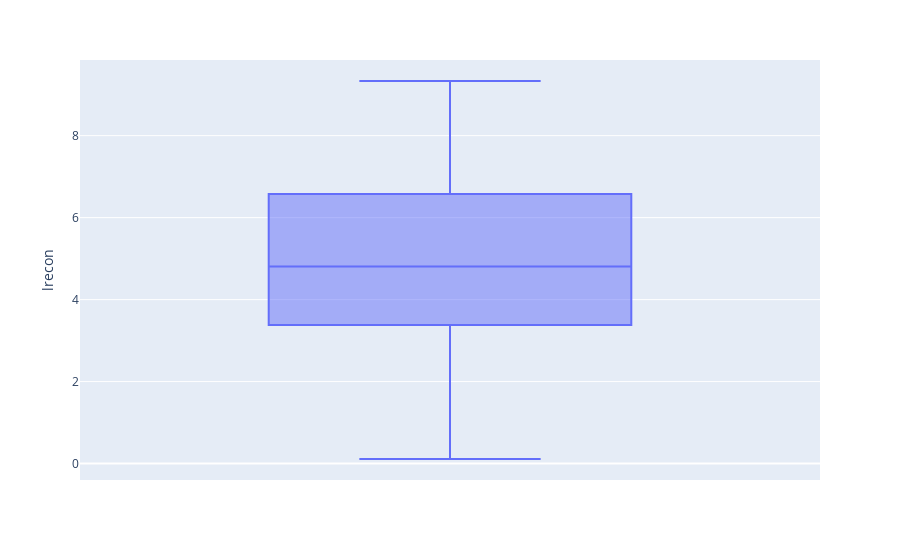
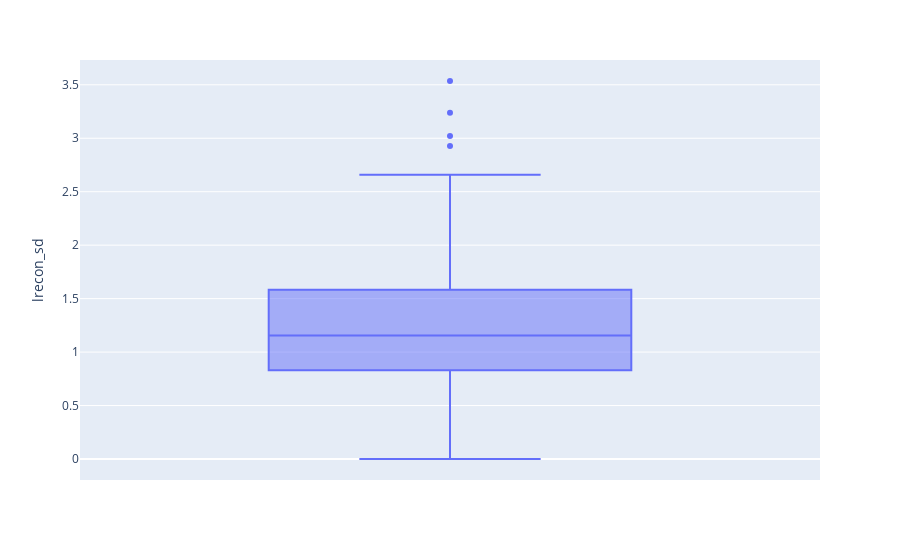
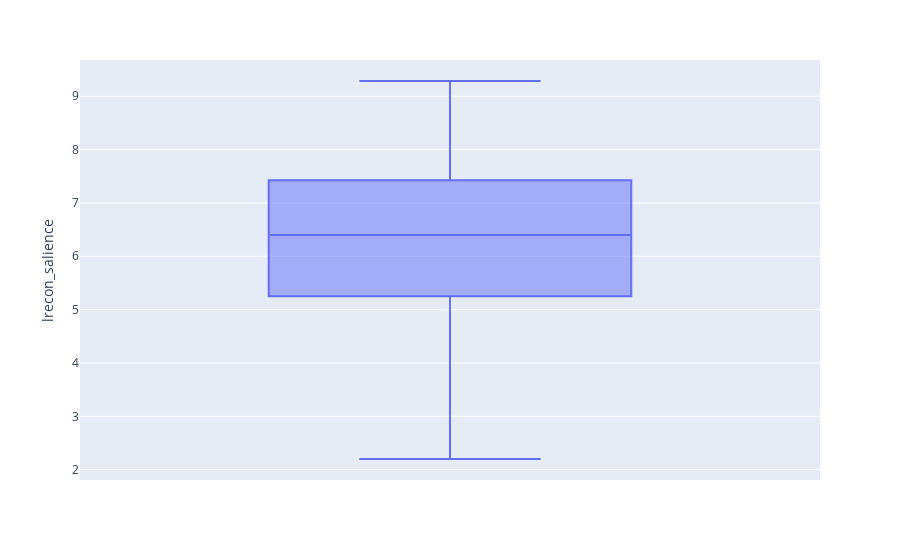
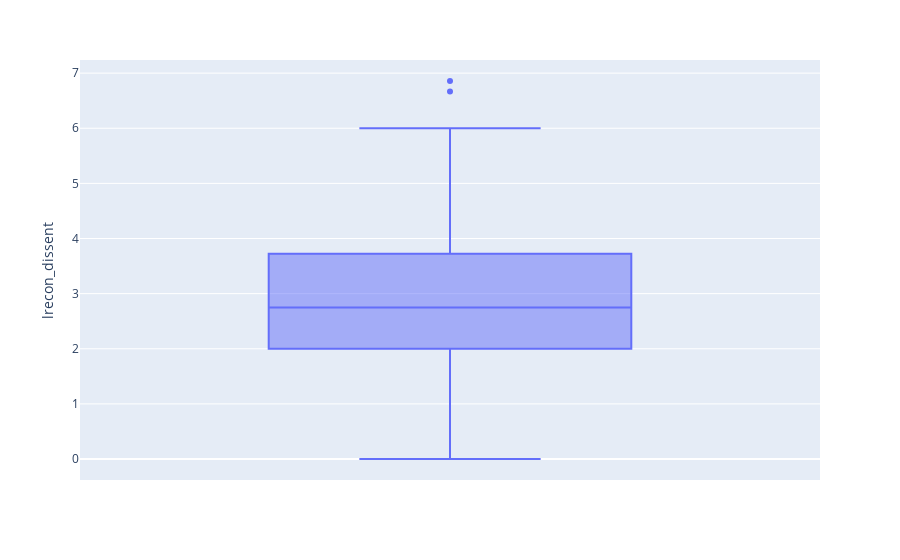

Write notebook code for charts like these, in order.
### Code cell
import plotly.express as px

for i in economic:
    fig = px.box(df, y=i)
    fig.show()

### Figure 1 — Plotly figure (JSON) as saved in the notebook; plotly's stock layout.template omitted (floating-point values rounded to 4 significant figures; data arrays with more than 128 entries replaced by an {"elided": "..."} marker saying what was removed)
{"data": [{"alignmentgroup": "True", "hovertemplate": "lrecon=%{y}<extra></extra>", "legendgroup": "", "marker": {"color": "#636efa"}, "name": "", "notched": false, "offsetgroup": "", "orientation": "v", "showlegend": false, "type": "box", "x0": " ", "xaxis": "x", "y": {"elided": "247 float values"}, "y0": " ", "yaxis": "y"}], "layout": {"boxmode": "group", "legend": {"tracegroupgap": 0}, "margin": {"t": 60}, "xaxis": {"anchor": "y", "domain": [0, 1]}, "yaxis": {"anchor": "x", "domain": [0, 1], "title": {"text": "lrecon"}}}}

### Figure 2 — Plotly figure (JSON) as saved in the notebook; plotly's stock layout.template omitted (floating-point values rounded to 4 significant figures; data arrays with more than 128 entries replaced by an {"elided": "..."} marker saying what was removed)
{"data": [{"alignmentgroup": "True", "hovertemplate": "lrecon_sd=%{y}<extra></extra>", "legendgroup": "", "marker": {"color": "#636efa"}, "name": "", "notched": false, "offsetgroup": "", "orientation": "v", "showlegend": false, "type": "box", "x0": " ", "xaxis": "x", "y": {"elided": "247 float values"}, "y0": " ", "yaxis": "y"}], "layout": {"boxmode": "group", "legend": {"tracegroupgap": 0}, "margin": {"t": 60}, "xaxis": {"anchor": "y", "domain": [0, 1]}, "yaxis": {"anchor": "x", "domain": [0, 1], "title": {"text": "lrecon_sd"}}}}

### Figure 3 — Plotly figure (JSON) as saved in the notebook; plotly's stock layout.template omitted (floating-point values rounded to 4 significant figures; data arrays with more than 128 entries replaced by an {"elided": "..."} marker saying what was removed)
{"data": [{"alignmentgroup": "True", "hovertemplate": "lrecon_salience=%{y}<extra></extra>", "legendgroup": "", "marker": {"color": "#636efa"}, "name": "", "notched": false, "offsetgroup": "", "orientation": "v", "showlegend": false, "type": "box", "x0": " ", "xaxis": "x", "y": {"elided": "247 float values"}, "y0": " ", "yaxis": "y"}], "layout": {"boxmode": "group", "legend": {"tracegroupgap": 0}, "margin": {"t": 60}, "xaxis": {"anchor": "y", "domain": [0, 1]}, "yaxis": {"anchor": "x", "domain": [0, 1], "title": {"text": "lrecon_salience"}}}}

### Figure 4 — Plotly figure (JSON) as saved in the notebook; plotly's stock layout.template omitted (floating-point values rounded to 4 significant figures; data arrays with more than 128 entries replaced by an {"elided": "..."} marker saying what was removed)
{"data": [{"alignmentgroup": "True", "hovertemplate": "lrecon_dissent=%{y}<extra></extra>", "legendgroup": "", "marker": {"color": "#636efa"}, "name": "", "notched": false, "offsetgroup": "", "orientation": "v", "showlegend": false, "type": "box", "x0": " ", "xaxis": "x", "y": {"elided": "247 float values"}, "y0": " ", "yaxis": "y"}], "layout": {"boxmode": "group", "legend": {"tracegroupgap": 0}, "margin": {"t": 60}, "xaxis": {"anchor": "y", "domain": [0, 1]}, "yaxis": {"anchor": "x", "domain": [0, 1], "title": {"text": "lrecon_dissent"}}}}
